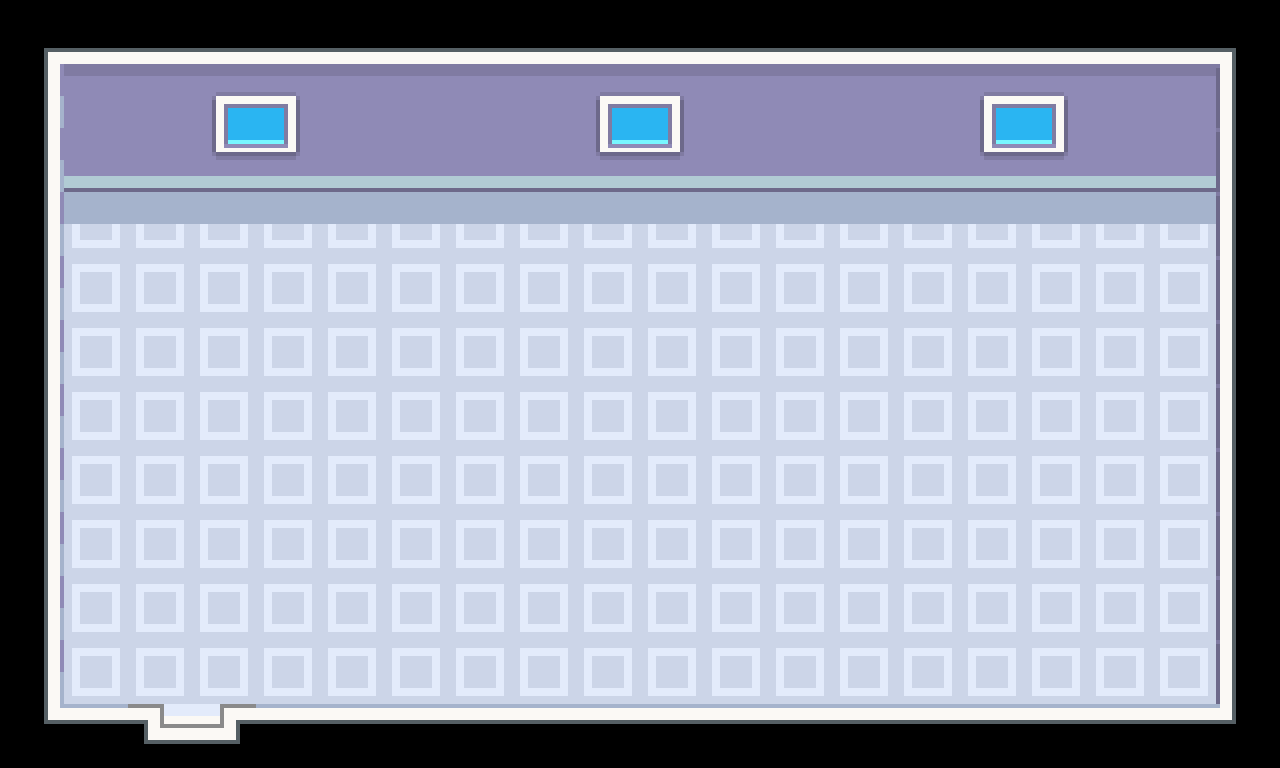

Tiled map render using the project's own tile images. Description and the map definition, with tile-layer contents summarised, below:
An orthogonal 20x12 tile map with 64x64 px tiles, 1 tile layer (Terrain), 3 tilesets and 33 objects (2x Character, Player).

<map version="1.10" tiledversion="1.11.0" orientation="orthogonal" renderorder="right-down" width="20" height="12" tilewidth="64" tileheight="64" infinite="0" nextlayerid="13" nextobjectid="85">
 <properties>
  <property name="map-id" type="int" value="5" />
 </properties>
 <tileset firstgid="1" source="../tilesets/world.tsx" />
 <tileset firstgid="211" source="../tilesets/objects.tsx" />
 <tileset firstgid="251" source="../tilesets/indoor.tsx" />
 <layer id="1" name="Terrain" width="20" height="12">
  <data>[240 cells, 240 non-empty, 18 distinct tile ids]</data>
 </layer>
 <objectgroup id="12" name="GameObjs">
  <properties>
   <property name="group-id" type="int" value="5" />
  </properties>
  <object id="61" gid="248" x="192" y="256" width="64" height="64">
   <properties>
    <property name="obj-id" type="int" value="2" />
    <property name="zindex" type="int" value="2" />
   </properties>
  </object>
  <object id="62" gid="247" x="192" y="320" width="64" height="64">
   <properties>
    <property name="obj-id" type="int" value="2" />
    <property name="zindex" type="int" value="2" />
   </properties>
  </object>
  <object id="63" gid="247" x="192" y="384" width="64" height="64">
   <properties>
    <property name="obj-id" type="int" value="2" />
    <property name="zindex" type="int" value="2" />
   </properties>
  </object>
  <object id="64" gid="247" x="192" y="448" width="64" height="64">
   <properties>
    <property name="obj-id" type="int" value="2" />
    <property name="zindex" type="int" value="2" />
   </properties>
  </object>
  <object id="67" gid="246" x="192" y="512" width="64" height="64">
   <properties>
    <property name="obj-id" type="int" value="2" />
    <property name="zindex" type="int" value="2" />
   </properties>
  </object>
  <object id="68" gid="245" x="256" y="512" width="64" height="64">
   <properties>
    <property name="obj-id" type="int" value="2" />
    <property name="zindex" type="int" value="2" />
   </properties>
  </object>
  <object id="69" gid="245" x="384" y="512" width="64" height="64">
   <properties>
    <property name="obj-id" type="int" value="2" />
    <property name="zindex" type="int" value="2" />
   </properties>
  </object>
  <object id="70" gid="245" x="320" y="512" width="64" height="64">
   <properties>
    <property name="obj-id" type="int" value="2" />
    <property name="zindex" type="int" value="2" />
   </properties>
  </object>
  <object id="71" gid="245" x="448" y="512" width="64" height="64">
   <properties>
    <property name="obj-id" type="int" value="2" />
    <property name="zindex" type="int" value="2" />
   </properties>
  </object>
  <object id="72" gid="245" x="512" y="512" width="64" height="64">
   <properties>
    <property name="obj-id" type="int" value="2" />
    <property name="zindex" type="int" value="2" />
   </properties>
  </object>
  <object id="73" gid="245" x="576" y="512" width="64" height="64">
   <properties>
    <property name="obj-id" type="int" value="2" />
    <property name="zindex" type="int" value="2" />
   </properties>
  </object>
  <object id="74" gid="245" x="640" y="512" width="64" height="64">
   <properties>
    <property name="obj-id" type="int" value="2" />
    <property name="zindex" type="int" value="2" />
   </properties>
  </object>
  <object id="75" gid="245" x="768" y="512" width="64" height="64">
   <properties>
    <property name="obj-id" type="int" value="2" />
    <property name="zindex" type="int" value="2" />
   </properties>
  </object>
  <object id="76" gid="245" x="832" y="512" width="64" height="64">
   <properties>
    <property name="obj-id" type="int" value="2" />
    <property name="zindex" type="int" value="2" />
   </properties>
  </object>
  <object id="77" gid="245" x="704" y="512" width="64" height="64">
   <properties>
    <property name="obj-id" type="int" value="2" />
    <property name="zindex" type="int" value="2" />
   </properties>
  </object>
  <object id="78" gid="245" x="960" y="512" width="64" height="64">
   <properties>
    <property name="obj-id" type="int" value="2" />
    <property name="zindex" type="int" value="2" />
   </properties>
  </object>
  <object id="79" gid="245" x="896" y="512" width="64" height="64">
   <properties>
    <property name="obj-id" type="int" value="2" />
    <property name="zindex" type="int" value="2" />
   </properties>
  </object>
  <object id="80" gid="244" x="1024" y="512" width="64" height="64">
   <properties>
    <property name="obj-id" type="int" value="2" />
    <property name="zindex" type="int" value="2" />
   </properties>
  </object>
  <object id="81" gid="243" x="1024" y="448" width="64" height="64">
   <properties>
    <property name="obj-id" type="int" value="2" />
    <property name="zindex" type="int" value="2" />
   </properties>
  </object>
  <object id="82" gid="243" x="1024" y="384" width="64" height="64">
   <properties>
    <property name="obj-id" type="int" value="2" />
    <property name="zindex" type="int" value="2" />
   </properties>
  </object>
  <object id="83" gid="243" x="1024" y="320" width="64" height="64">
   <properties>
    <property name="obj-id" type="int" value="2" />
    <property name="zindex" type="int" value="2" />
   </properties>
  </object>
  <object id="84" gid="242" x="1024" y="256" width="64" height="64">
   <properties>
    <property name="obj-id" type="int" value="2" />
    <property name="zindex" type="int" value="2" />
   </properties>
  </object>
 </objectgroup>
 <objectgroup id="2" name="Entities">
  <properties>
   <property name="group-id" type="int" value="0" />
  </properties>
  <object id="1" name="Player" x="190.666" y="631.391">
   <properties>
    <property name="direction" value="u" />
    <property name="obj-id" type="int" value="0" />
    <property name="zindex" type="int" value="2" />
   </properties>
   <point />
  </object>
  <object id="12" name="Character" x="285.914" y="422.314">
   <properties>
    <property name="direction" value="d" />
    <property name="obj-id" type="int" value="1" />
    <property name="zindex" type="int" value="1" />
   </properties>
   <point />
  </object>
  <object id="19" name="Character" x="926.068" y="420.41">
   <properties>
    <property name="direction" value="d" />
    <property name="obj-id" type="int" value="1" />
    <property name="zindex" type="int" value="1" />
   </properties>
   <point />
  </object>
 </objectgroup>
 <objectgroup id="9" name="Collisions" visible="0">
  <properties>
   <property name="group-id" type="int" value="1" />
  </properties>
  <object id="20" x="200" y="206" width="30" height="276" />
  <object id="21" x="236" y="454" width="841" height="28" />
  <object id="22" x="1047" y="206" width="29" height="244" />
  <object id="23" x="64" y="178" width="1148" height="11" />
  <object id="24" x="42" y="176" width="8" height="552" />
  <object id="25" x="50" y="718" width="1180" height="32" />
  <object id="26" x="1226" y="182" width="10" height="542" />
 </objectgroup>
 <objectgroup id="5" name="Transition" visible="0">
  <properties>
   <property name="group-id" type="int" value="2" />
  </properties>
  <object id="8" x="162.265" y="693.294" width="60" height="42.6204">
   <properties>
    <property name="obj-id" type="int" value="1" />
   </properties>
  </object>
 </objectgroup>
</map>
